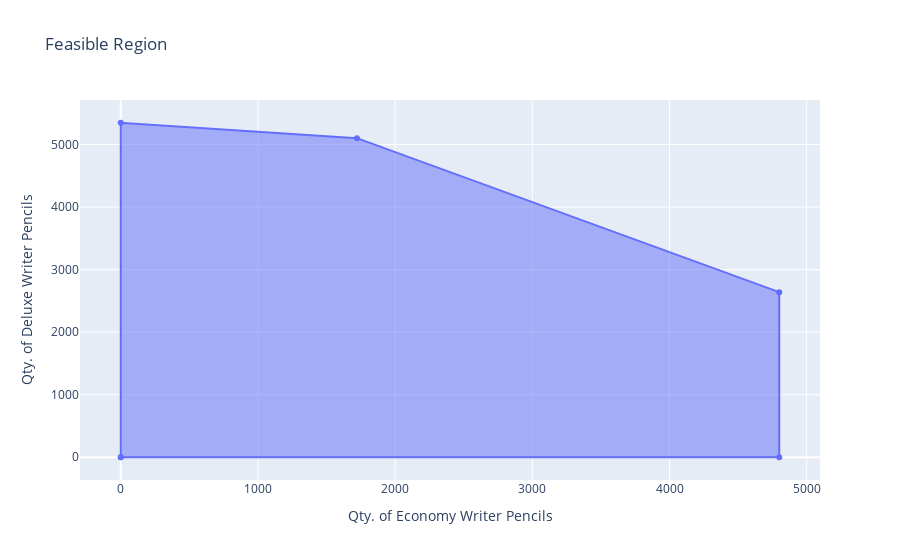

This figure's notebook cell:
### Code cell
feasible_region = go.Scatter(
    x = [0,0,shaping_asbly_intercept[0], paint_economy_intercept, paint_economy_intercept,0],
    y = [0,shaping_deluxe_intercept,shaping_asbly_intercept[1], paint_asbly_intercept_deluxe_coord, 0,0],
    fill = 'toself',
    name ='Feasible Region'
)

layout['title']['text'] = 'Feasible Region'

fig = go.Figure(data=[feasible_region], layout=layout)
iplot(fig)

### Figure 1 — Plotly figure (JSON) as saved in the notebook; plotly's stock layout.template omitted (floating-point values rounded to 4 significant figures)
{"data": [{"fill": "toself", "name": "Feasible Region", "type": "scatter", "x": [0, 0, 1722.0, 4800, 4800, 0], "y": [0, 5349.0, 5103.0, 2640, 0, 0]}], "layout": {"autosize": true, "title": {"text": "Feasible Region"}, "xaxis": {"autorange": true, "range": [-285.1, 5085.0], "title": {"text": "Qty. of Economy Writer Pencils"}, "type": "linear"}, "yaxis": {"autorange": true, "range": [-376.6, 5725.0], "title": {"text": "Qty. of Deluxe Writer Pencils"}, "type": "linear"}}}
